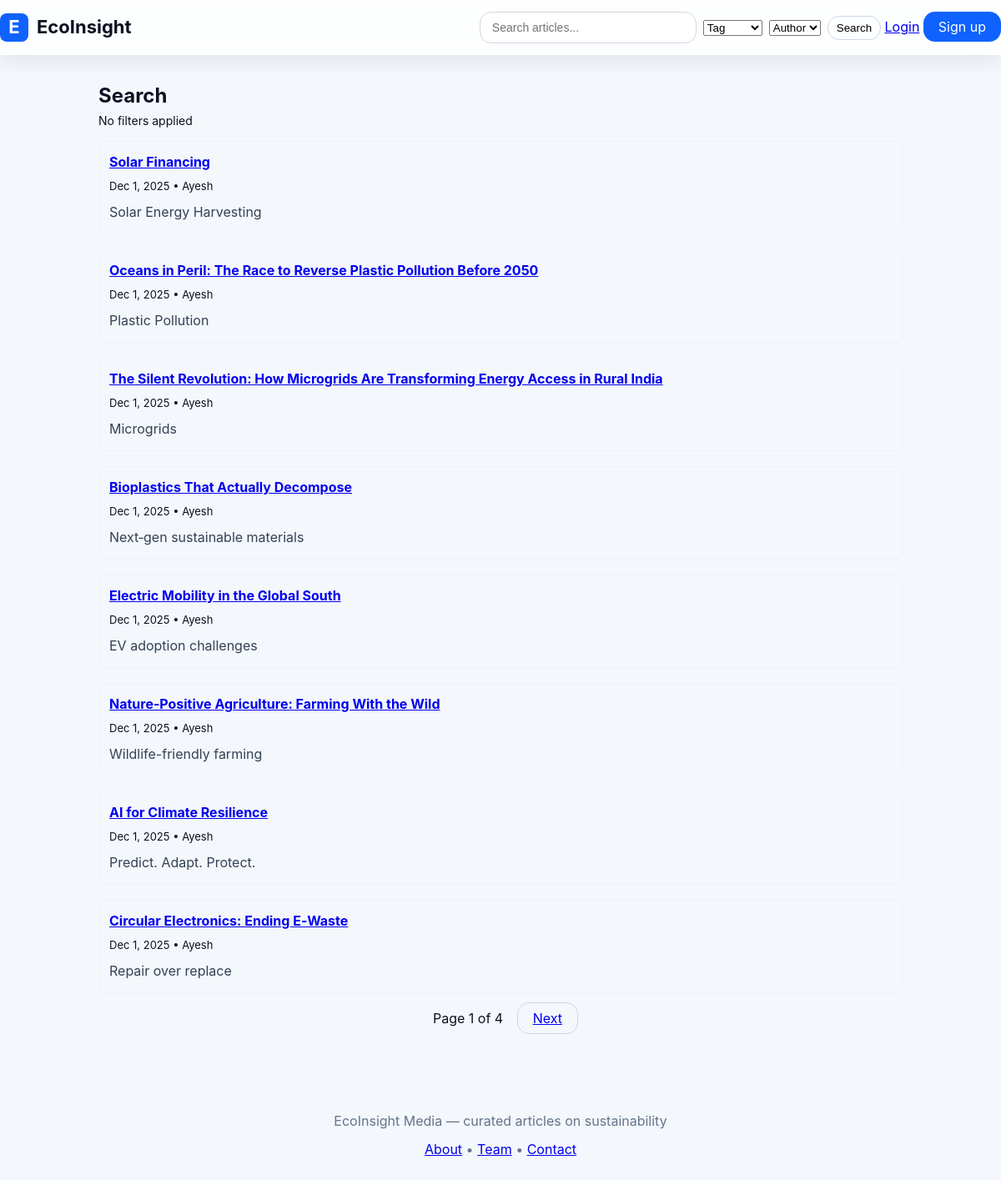
The app's page /search/ with its own data.
### core/models.py (models this page shows, shortened)
class Article(models.Model):
    title = models.CharField(max_length=300)
    slug = models.SlugField(max_length=320, unique=True)
    summary = models.TextField(blank=True)
    content = models.TextField()
    author = models.ForeignKey(settings.AUTH_USER_MODEL, on_delete=models.SET_NULL, null=True, related_name='articles')
    published = models.BooleanField(default=False)
    publish_date = models.DateTimeField(default=timezone.now)
    cover_image = models.ImageField(upload_to='articles/images/', blank=True, null=True)
    attachment = models.FileField(upload_to='articles/files/', blank=True, null=True)
    created_at = models.DateTimeField(auto_now_add=True, null=True, blank=True)
    updated_at = models.DateTimeField(auto_now=True, null=True, blank=True)
    tags = models.CharField(max_length=300, blank=True)  # simple comma-separated tags
    class Meta:
        ordering = ['-publish_date']

class User(AbstractUser):
    phone = models.CharField(max_length=20, blank=True)
    ROLE_CHOICES = (
        ('admin', 'Admin'),
        ('editor', 'Editor'),
        ('user', 'User'),
    )
    role = models.CharField(max_length=20, choices=ROLE_CHOICES, default='user')

### core/views.py (the view, shortened to what this page needs)
# urls.py: path('search/', views.search_view, name='search'),
def search_view(request):
    q = request.GET.get('q', '').strip()
    selected_author = request.GET.get('author', '').strip()
    selected_tag = request.GET.get('tag', '').strip()
    selected_category = request.GET.get('category', '').strip()
    results = Article.objects.filter(published=True)
    if selected_author:
        try:
            uid = int(selected_author)
            results = results.filter(author__pk=uid)
        except Exception:
            results = results.filter(author__username__iexact=selected_author)
    if selected_tag:
        results = results.filter(tags__icontains=selected_tag)
    if selected_category and hasattr(Article, 'category'):
        results = results.filter(category__iexact=selected_category)
    results = results.distinct().order_by('-publish_date')
    paginator = Paginator(results, 8)
    page = request.GET.get('page')
    page_obj = paginator.get_page(page)
    context = {
        'query': q,
        'page_obj': page_obj,
        'selected_author': selected_author,
        'selected_tag': selected_tag,
        'selected_category': selected_category,
    }
    return render(request, 'core/search_results.html', context)

### core/views.py (called while the page is built)
def recent_articles_context(request):
    recent_ids = request.session.get('recent_articles', [])
    articles = Article.objects.filter(pk__in=recent_ids)
    ordered = sorted(articles, key=lambda a: recent_ids.index((a.pk)))
    return {'recent_articles_session': ordered}

### core/templates/core/search_results.html (shortened to what this page needs)
{% extends "base.html" %}
{% block content %}
  <div style="max-width:980px;margin:22px auto;padding:8px;">
    <h2>
      {% if query %}
        Search results for “{{ query }}”
      {% else %}
        Search
      {% endif %}
    </h2>
    <div style="margin-bottom:12px;color:var(--muted);font-size:14px;">
      {% if not selected_author and not selected_tag and not selected_category %}
        <span class="kv">No filters applied</span>
      {% endif %}
    </div>
    {% if page_obj and page_obj.object_list %}
      <ul class="results" style="list-style:none;padding:0;margin:0;">
        {% for article in page_obj %}
          <li style="margin-bottom:18px;padding:12px;border-radius:8px;border:1px solid #eef2f5;">
            <a href="{% url 'article_detail' slug=article.slug %}" style="font-weight:700;font-size:16px;">
              {{ article.title }}
            </a>
            <div style="color:var(--muted);font-size:13px;margin-top:6px;">
              {{ article.publish_date|date:"M j, Y" }} • {{ article.author }}
            </div>
            {% if article.summary %}
              <p style="margin-top:8px;color:#334155;">{{ article.summary|truncatechars:200 }}</p>
            {% endif %}
          </li>
        {% endfor %}
      </ul>
      <div class="pagination" style="margin-top:18px;text-align:center;">
        {% with q_q=query|urlencode q_author=selected_author|urlencode q_tag=selected_tag|urlencode q_cat=selected_category|urlencode %}
          <span style="margin:0 12px;color:var(--muted)">
            Page {{ page_obj.number }} of {{ page_obj.paginator.num_pages }}
          </span>
          {% if page_obj.has_next %}
            <a class="btn-ghost" href="?q={{ q_q }}&author={{ q_author }}&tag={{ q_tag }}&category={{ q_cat }}&page={{ page_obj.next_page_number }}">Next</a>
          {% endif %}
        {% endwith %}
      </div>
    {% else %}
      {% if query or selected_author or selected_tag or selected_category %}
        <p>No results found for your query and filters.</p>
      {% else %}
        <p>Enter a search query or choose filters to find articles.</p>
      {% endif %}
    {% endif %}
  </div>
{% endblock %}

### core/static/core/css/style.css (style rules this page uses)
* { margin: 0; padding: 0; box-sizing: border-box; }
:root { --bg: #f4f7fb; --card-bg: #ffffffcc; --primary: #0f62fe; --primary-dark: #0043ce; --text-dark: #0b1120; --text-light: #64748b; --radius: 14px; --shadow: 0 8px 25px rgba(0, 0, 0, 0.08); --transition: 0.2s ease; }
body { background: var(--bg); font-family: "Inter", sans-serif; color: var(--text-dark); line-height: 1.6; }
.btn-ghost { padding: 8px 18px; background: transparent; border-radius: var(--radius); border: 1px solid #cfd6e3; cursor: pointer; transition: var(--transition); }

### records on screen
Article: title "Solar Financing", publish_date "Dec 1, 2025", author "Ayesh", summary "Solar Energy Harvesting"
Article: title "Oceans in Peril: The Race to Reverse Plastic Pollution Before 2050", publish_date "Dec 1, 2025", author "Ayesh", summary "Plastic Pollution"
Article: title "The Silent Revolution: How Microgrids Are Transforming Energy Access in Rural India", publish_date "Dec 1, 2025", author "Ayesh", summary "Microgrids"
Article: title "Bioplastics That Actually Decompose", publish_date "Dec 1, 2025", author "Ayesh", summary "Next‑gen sustainable materials"
Article: title "Electric Mobility in the Global South", publish_date "Dec 1, 2025", author "Ayesh", summary "EV adoption challenges"
Article: title "Nature‑Positive Agriculture: Farming With the Wild", publish_date "Dec 1, 2025", author "Ayesh", summary "Wildlife-friendly farming"
Article: title "AI for Climate Resilience", publish_date "Dec 1, 2025", author "Ayesh", summary "Predict. Adapt. Protect."
Article: title "Circular Electronics: Ending E‑Waste", publish_date "Dec 1, 2025", author "Ayesh", summary "Repair over replace"

### other values on screen
{{ page_obj.number }} "1"
{{ page_obj.paginator.num_pages }} "4"
